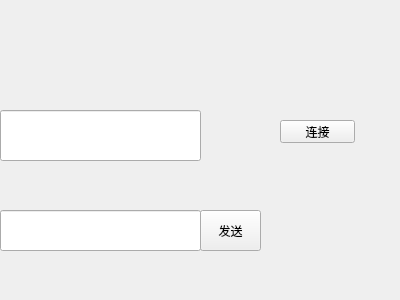
<?xml version="1.0" encoding="UTF-8"?>
<ui version="4.0">
 <class>Widget</class>
 <widget class="QWidget" name="Widget">
  <property name="geometry">
   <rect>
    <x>0</x>
    <y>0</y>
    <width>400</width>
    <height>300</height>
   </rect>
  </property>
  <property name="windowTitle">
   <string>Widget</string>
  </property>
  <widget class="QLineEdit" name="writeWindow">
   <property name="geometry">
    <rect>
     <x>0</x>
     <y>210</y>
     <width>201</width>
     <height>41</height>
    </rect>
   </property>
  </widget>
  <widget class="QPushButton" name="sendButton">
   <property name="geometry">
    <rect>
     <x>200</x>
     <y>210</y>
     <width>61</width>
     <height>41</height>
    </rect>
   </property>
   <property name="text">
    <string>发送</string>
   </property>
  </widget>
  <widget class="QPushButton" name="connectButton">
   <property name="geometry">
    <rect>
     <x>280</x>
     <y>120</y>
     <width>75</width>
     <height>23</height>
    </rect>
   </property>
   <property name="text">
    <string>连接</string>
   </property>
  </widget>
  <widget class="QLineEdit" name="showWindow">
   <property name="geometry">
    <rect>
     <x>0</x>
     <y>110</y>
     <width>201</width>
     <height>51</height>
    </rect>
   </property>
  </widget>
 </widget>
 <layoutdefault spacing="6" margin="11"/>
 <resources/>
 <connections/>
</ui>
